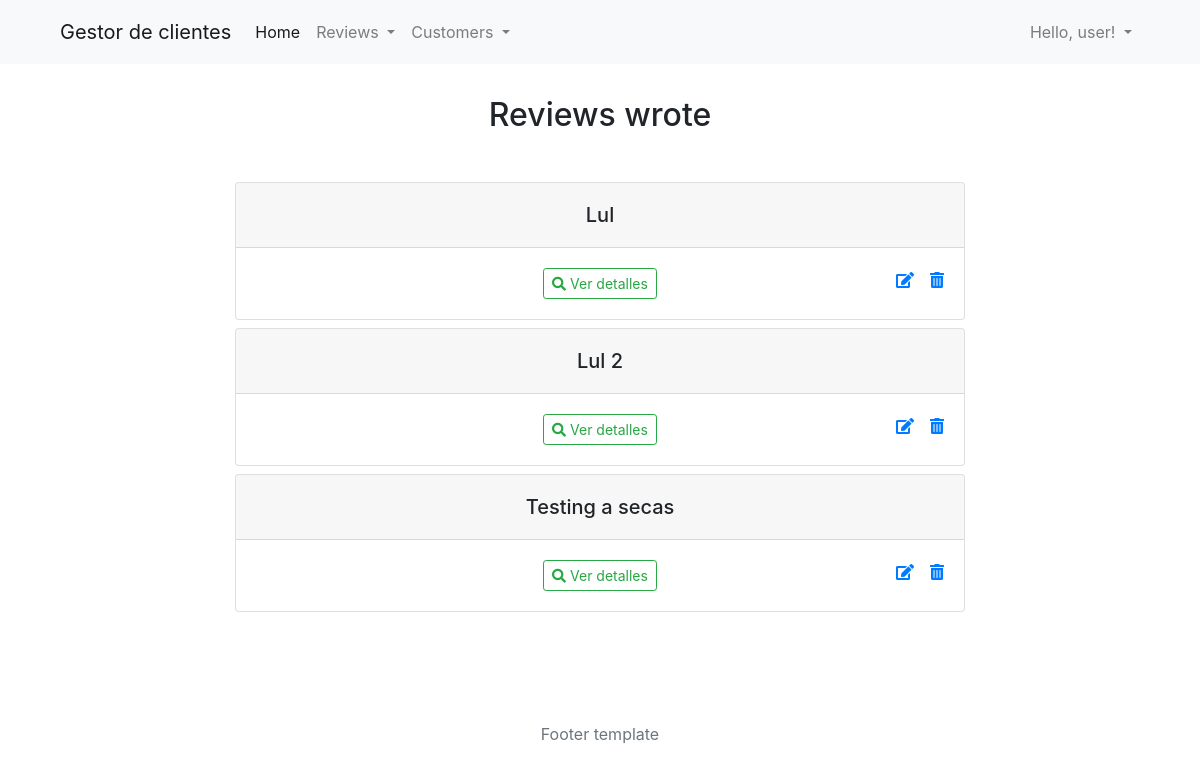
The page /cliente/reviews/ (signed in) on the database its author committed.
### gestion_clientes/models.py (models this page shows, shortened)
class Review(models.Model):
    title = models.CharField(max_length = 40, verbose_name = "Título")
    content = models.TextField(max_length = 400, verbose_name = "Contenido")
    published = models.DateTimeField(auto_now_add = True, verbose_name = "Fecha de publicación")
    valoration = models.IntegerField(validators=[MinValueValidator(0), MaxValueValidator(5)], verbose_name = "Valoración")
    edited = models.DateTimeField(auto_now = True, verbose_name = "Fecha de edición")
    author = models.ForeignKey(Customer, on_delete = models.CASCADE, verbose_name = "Escrito por", related_name= "reviews", null = True, blank = True)
    class Meta:
        verbose_name = "Opinión"
        verbose_name_plural = "Opiniones"
        ordering = ("title", "published", "edited", "valoration")

### gestion_clientes/views.py (the view)
# urls.py: path('reviews/', ReviewsListPage.as_view(), name = "reviewsIndex"),
class ReviewsListPage(ListView):
    model  = Review
    template_name = "reviews/index.html"
    queryset = Review.objects.all()
    context_object_name = "reviews"

### gestion_clientes/templates/reviews/index.html (shortened to what this page needs)
{% extends 'base/base.html' %}
{% load static %}
{% block css %}
<link rel="stylesheet" type="text/css" href="{% static 'reviews/css/index.css' %}">
{% endblock css %}
{% block content %}
<div class="container flex-container mt-3">
    <div class="row">
        <div class="col-md-8 offset-md-2">
            <div class="text-center">
                <h2 class="mt-3 mb-5">Reviews wrote</h2>
                {% if reviews %}
                    {% for r in reviews %}
                    <div class="card mb-2 ">
                        <div class="card-header">
                            <h5 class="mt-2">{{ r.title }}</h5>
                        </div>
                            <div class="card-body">
                                <a href="{% url 'reviewDetails' r.id %}" class="btn btn-outline-success btn-sm ml-5"><i class="fas fa-search"></i> Ver detalles</a>
                                    <a onclick="return confirm('¿Eliminar opinión?')" href="{% url 'reviewsDelete' r.id %}" class="float-right"><i class="fas fa-trash-alt"></i> </a>
                                    <a href="{% url 'reviewUpdate' r.id %}" class="float-right mr-3"><i class="fas fa-edit "></i> </a>
                            </div>
                    </div>
                    {% endfor %}
                {% endif %}
            </div>
        </div>
    </div>
</div>
{% endblock content %}

### gestion_clientes/templates/base/base.html (shortened to what this page needs)
{% load widget_tweaks %}
<!DOCTYPE html>
<html lang="es">
<head>
    <link rel="stylesheet" href="https://maxcdn.bootstrapcdn.com/bootstrap/4.0.0/css/bootstrap.min.css"
>
    <link rel="stylesheet" href="https://use.fontawesome.com/releases/v5.6.1/css/all.css">
    {% load static %}
    <link rel="stylesheet" type="text/css" href="{% static 'base/css/base.css' %}">
    {% block css %}{% endblock css %}
</head>
<body>
    {% block navbar %}
        <nav class="navbar navbar-expand-lg navbar-light bg-light">
			<a class="navbar-brand" href="#">Gestor de clientes</a>
			<div class="collapse navbar-collapse" id="navbarNavAltMarkup">
				<div class="navbar-nav">
					<a class="nav-item nav-link active" href="{% url 'home' %}">Home <span class="sr-only">(current)</span></a>
                    <li class="nav-item dropdown">
                        <a class="nav-link dropdown-toggle" href="#" id="navbarDropdown" role="button" data-toggle="dropdown" aria-haspopup="true" aria-expanded="false">
                        Reviews
                        </a>
                    </li>
                    <li class="nav-item dropdown">
                        <a class="nav-link dropdown-toggle" href="#" id="navbarDropdown" role="button" data-toggle="dropdown" aria-haspopup="true" aria-expanded="false">
                        Customers
                        </a>
                    </li>
				</div>
			</div>
            {% if request.user.is_authenticated %}
            <div class="navbar-nav">
                <li class="nav-item dropdown">
                    <a class="nav-link dropdown-toggle" href="#" id="navbarDropdown" role="button" data-toggle="dropdown" aria-haspopup="true" aria-expanded="false">
                    Hello, {{request.user}}!
                    </a>
                </li>
            </div>
            {% endif %}
		</nav>
    {% endblock navbar %}
    {% block content %}
    {% endblock content %}
    {% block footer %}
    <footer class="mt-4">
    <div class="container">
        <div class="row">
            <div class="col-md-8 offset-md-2">
                <div class="text-center">
                    <p class="text-muted">Footer template</p>
                </div>
            </div>
        </div>
    </div>
    </footer>
    {% endblock footer %}
</body>
</html>

### gestion_clientes/static/base/css/base.css (style rules this page uses)
.navbar { padding: 1% 5%; }

### gestion_clientes/static/reviews/css/index.css (style rules this page uses)
.flex-container { min-height: 77.2vh; }

### rows shown on the page
Review: title "Lul"
Review: title "Lul 2"
Review: title "Testing a secas"

### other values the page prints
{{ request.user }} "user"
